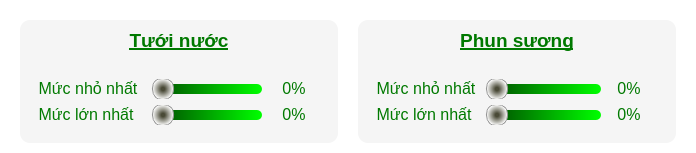
                                  <widget class="QFrame" name="Top_Setting_Option1">
                                   <property name="styleSheet">
                                    <string notr="true">background-color: rgba(0, 0, 0, 0);
border-radius: 10px;</string>
                                   </property>
                                   <property name="frameShape">
                                    <enum>QFrame::StyledPanel</enum>
                                   </property>
                                   <property name="frameShadow">
                                    <enum>QFrame::Raised</enum>
                                   </property>
                                   <layout class="QVBoxLayout" name="verticalLayout_51">
                                    <property name="spacing">
                                     <number>0</number>
                                    </property>
                                    <property name="leftMargin">
                                     <number>0</number>
                                    </property>
                                    <property name="topMargin">
                                     <number>0</number>
                                    </property>
                                    <property name="rightMargin">
                                     <number>0</number>
                                    </property>
                                    <property name="bottomMargin">
                                     <number>0</number>
                                    </property>
                                    <item>
                                     <widget class="QFrame" name="Top_Setting_Option1_frame">
                                      <property name="styleSheet">
                                       <string notr="true"/>
                                      </property>
                                      <property name="frameShape">
                                       <enum>QFrame::StyledPanel</enum>
                                      </property>
                                      <property name="frameShadow">
                                       <enum>QFrame::Raised</enum>
                                      </property>
                                      <layout class="QHBoxLayout" name="horizontalLayout_6">
                                       <property name="spacing">
                                        <number>20</number>
                                       </property>
                                       <property name="leftMargin">
                                        <number>20</number>
                                       </property>
                                       <property name="topMargin">
                                        <number>20</number>
                                       </property>
                                       <property name="rightMargin">
                                        <number>20</number>
                                       </property>
                                       <property name="bottomMargin">
                                        <number>10</number>
                                       </property>
                                       <item>
                                        <widget class="QFrame" name="frame_9">
                                         <property name="styleSheet">
                                          <string notr="true">background-color: rgb(245, 245, 245);</string>
                                         </property>
                                         <property name="frameShape">
                                          <enum>QFrame::StyledPanel</enum>
                                         </property>
                                         <property name="frameShadow">
                                          <enum>QFrame::Raised</enum>
                                         </property>
                                         <layout class="QVBoxLayout" name="verticalLayout_64">
                                          <item>
                                           <widget class="QPushButton" name="Setting_Option1_header_8">
                                            <property name="font">
                                             <font>
                                              <family>Segoe UI</family>
                                              <pointsize>14</pointsize>
                                              <weight>75</weight>
                                              <bold>true</bold>
                                              <underline>true</underline>
                                             </font>
                                            </property>
                                            <property name="styleSheet">
                                             <string notr="true">color: qlineargradient(spread:pad, x1:0, y1:0, x2:0, y2:1, stop:0 rgba(0, 229, 0, 255), stop:1 rgba(0, 121, 0, 255));</string>
                                            </property>
                                            <property name="text">
                                             <string>Tưới nước</string>
                                            </property>
                                           </widget>
                                          </item>
                                          <item>
                                           <widget class="QFrame" name="Top_Setting_Option1_body_8">
                                            <property name="minimumSize">
                                             <size>
                                              <width>300</width>
                                              <height>0</height>
                                             </size>
                                            </property>
                                            <property name="frameShape">
                                             <enum>QFrame::StyledPanel</enum>
                                            </property>
                                            <property name="frameShadow">
                                             <enum>QFrame::Raised</enum>
                                            </property>
                                            <layout class="QGridLayout" name="gridLayout_9">
                                             <property name="horizontalSpacing">
                                              <number>10</number>
                                             </property>
                                             <item row="0" column="2" rowspan="2" colspan="3">
                                              <widget class="QFrame" name="frame_11">
                                               <property name="frameShape">
                                                <enum>QFrame::StyledPanel</enum>
                                               </property>
                                               <property name="frameShadow">
                                                <enum>QFrame::Raised</enum>
                                               </property>
                                               <layout class="QVBoxLayout" name="verticalLayout_66">
                                                <property name="spacing">
                                                 <number>0</number>
                                                </property>
                                                <property name="leftMargin">
                                                 <number>0</number>
                                                </property>
                                                <property name="topMargin">
                                                 <number>0</number>
                                                </property>
                                                <property name="rightMargin">
                                                 <number>0</number>
                                                </property>
                                                <property name="bottomMargin">
                                                 <number>0</number>
                                                </property>
                                               </layout>
                                              </widget>
                                             </item>
                                             <item row="2" column="0">
                                              <widget class="QPushButton" name="Slider_label1_9">
                                               <property name="font">
                                                <font>
                                                 <family>Segoe UI</family>
                                                 <pointsize>12</pointsize>
                                                </font>
                                               </property>
                                               <property name="styleSheet">
                                                <string notr="true">color: qlineargradient(spread:pad, x1:0, y1:0, x2:0, y2:1, stop:0 rgba(0, 229, 0, 255), stop:1 rgba(0, 121, 0, 255));</string>
                                               </property>
                                               <property name="text">
                                                <string>Mức nhỏ nhất</string>
                                               </property>
                                              </widget>
                                             </item>
                                             <item row="2" column="4" alignment="Qt::AlignLeft">
                                              <widget class="QPushButton" name="Slider_label1_15">
                                               <property name="font">
                                                <font>
                                                 <family>Segoe UI</family>
                                                 <pointsize>12</pointsize>
                                                </font>
                                               </property>
                                               <property name="styleSheet">
                                                <string notr="true">color: qlineargradient(spread:pad, x1:0, y1:0, x2:0, y2:1, stop:0 rgba(0, 229, 0, 255), stop:1 rgba(0, 121, 0, 255));</string>
                                               </property>
                                               <property name="text">
                                                <string>0%</string>
                                               </property>
                                              </widget>
                                             </item>
                                             <item row="3" column="0" alignment="Qt::AlignLeft">
                                              <widget class="QPushButton" name="Slider_label2_7">
                                               <property name="font">
                                                <font>
                                                 <family>Segoe UI</family>
                                                 <pointsize>12</pointsize>
                                                </font>
                                               </property>
                                               <property name="styleSheet">
                                                <string notr="true">color: qlineargradient(spread:pad, x1:0, y1:0, x2:0, y2:1, stop:0 rgba(0, 229, 0, 255), stop:1 rgba(0, 121, 0, 255));</string>
                                               </property>
                                               <property name="text">
                                                <string>Mức lớn nhất</string>
                                               </property>
                                              </widget>
                                             </item>
                                             <item row="3" column="4" alignment="Qt::AlignLeft">
                                              <widget class="QPushButton" name="Slider_label1_16">
                                               <property name="font">
                                                <font>
                                                 <family>Segoe UI</family>
                                                 <pointsize>12</pointsize>
                                                </font>
                                               </property>
                                               <property name="styleSheet">
                                                <string notr="true">color: qlineargradient(spread:pad, x1:0, y1:0, x2:0, y2:1, stop:0 rgba(0, 229, 0, 255), stop:1 rgba(0, 121, 0, 255));</string>
                                               </property>
                                               <property name="text">
                                                <string>0%</string>
                                               </property>
                                              </widget>
                                             </item>
                                             <item row="3" column="1" colspan="3">
                                              <widget class="QSlider" name="Slider2_4">
                                               <property name="styleSheet">
                                                <string notr="true">/*QSlider{
	background-color: qlineargradient(spread:pad, x1:1, y1:1, x2:1, y2:0, stop:0 rgba(61, 61, 61, 255), stop:1 rgba(118, 118, 118, 255));
	height: 22px;
}*/
QSlider::groove:horizotal{
	border: none;
	height: 10px;
	border-radius: 5px;
	margin: 10px;
	background-color: qlineargradient(spread:pad, x1:0, y1:0, x2:1, y2:0, stop:0 rgba(0, 79, 0, 255), stop:1 rgba(0, 255, 0, 255));
}
QSlider::handle:horizotal{
	border: 1px solid  rgb(150, 150, 150);
	background-color: qradialgradient(spread:pad, cx:0.5, cy:0.5, radius:0.5, fx:0.5, fy:0.5, stop:0.169154 rgba(74, 74, 55, 255), stop:1 rgba(255, 255, 255, 255));
	height: 20px;
	width: 20px;
	border-radius: 10px;
	margin: -6px;
}</string>
                                               </property>
                                               <property name="maximum">
                                                <number>100</number>
                                               </property>
                                               <property name="orientation">
                                                <enum>Qt::Horizontal</enum>
                                               </property>
                                               <property name="tickPosition">
                                                <enum>QSlider::TicksAbove</enum>
                                               </property>
                                              </widget>
                                             </item>
                                             <item row="2" column="1" colspan="3">
                                              <widget class="QSlider" name="Slider1_4">
                                               <property name="styleSheet">
                                                <string notr="true">/*QSlider{
	background-color: qlineargradient(spread:pad, x1:1, y1:1, x2:1, y2:0, stop:0 rgba(61, 61, 61, 255), stop:1 rgba(118, 118, 118, 255));
	height: 22px;
}*/
QSlider::groove:horizotal{
	border: none;
	height: 10px;
	border-radius: 5px;
	margin: 10px;
	background-color: qlineargradient(spread:pad, x1:0, y1:0, x2:1, y2:0, stop:0 rgba(0, 79, 0, 255), stop:1 rgba(0, 255, 0, 255));
}
QSlider::handle:horizotal{
	border: 1px solid  rgb(150, 150, 150);
	background-color: qradialgradient(spread:pad, cx:0.5, cy:0.5, radius:0.5, fx:0.5, fy:0.5, stop:0.169154 rgba(74, 74, 55, 255), stop:1 rgba(255, 255, 255, 255));
	height: 20px;
	width: 20px;
	border-radius: 10px;
	margin: -6px;
}</string>
                                               </property>
                                               <property name="maximum">
                                                <number>10</number>
                                               </property>
                                               <property name="singleStep">
                                                <number>1</number>
                                               </property>
                                               <property name="pageStep">
                                                <number>1</number>
                                               </property>
                                               <property name="tracking">
                                                <bool>true</bool>
                                               </property>
                                               <property name="orientation">
                                                <enum>Qt::Horizontal</enum>
                                               </property>
                                               <property name="invertedAppearance">
                                                <bool>false</bool>
                                               </property>
                                               <property name="invertedControls">
                                                <bool>false</bool>
                                               </property>
                                               <property name="tickPosition">
                                                <enum>QSlider::TicksAbove</enum>
                                               </property>
                                              </widget>
                                             </item>
                                            </layout>
                                           </widget>
                                          </item>
                                         </layout>
                                        </widget>
                                       </item>
                                       <item>
                                        <widget class="QFrame" name="frame_3">
                                         <property name="styleSheet">
                                          <string notr="true">background-color: rgb(245, 245, 245);</string>
                                         </property>
                                         <property name="frameShape">
                                          <enum>QFrame::StyledPanel</enum>
                                         </property>
                                         <property name="frameShadow">
                                          <enum>QFrame::Raised</enum>
                                         </property>
                                         <layout class="QVBoxLayout" name="verticalLayout_30">
                                          <item>
                                           <widget class="QPushButton" name="Setting_Option1_header_2">
                                            <property name="font">
                                             <font>
                                              <family>Segoe UI</family>
                                              <pointsize>14</pointsize>
                                              <weight>75</weight>
                                              <bold>true</bold>
                                              <underline>true</underline>
                                             </font>
                                            </property>
                                            <property name="styleSheet">
                                             <string notr="true">color: qlineargradient(spread:pad, x1:0, y1:0, x2:0, y2:1, stop:0 rgba(0, 229, 0, 255), stop:1 rgba(0, 121, 0, 255));</string>
                                            </property>
                                            <property name="text">
                                             <string>Phun sương</string>
                                            </property>
                                           </widget>
                                          </item>
                                          <item>
                                           <widget class="QFrame" name="Top_Setting_Option1_body_2">
                                            <property name="minimumSize">
                                             <size>
                                              <width>300</width>
                                              <height>0</height>
                                             </size>
                                            </property>
                                            <property name="frameShape">
                                             <enum>QFrame::StyledPanel</enum>
                                            </property>
                                            <property name="frameShadow">
                                             <enum>QFrame::Raised</enum>
                                            </property>
                                            <layout class="QGridLayout" name="gridLayout_4">
                                             <item row="0" column="2" rowspan="2" colspan="3">
                                              <widget class="QFrame" name="frame_10">
                                               <property name="frameShape">
                                                <enum>QFrame::StyledPanel</enum>
                                               </property>
                                               <property name="frameShadow">
                                                <enum>QFrame::Raised</enum>
                                               </property>
                                               <layout class="QVBoxLayout" name="verticalLayout_65">
                                                <property name="spacing">
                                                 <number>0</number>
                                                </property>
                                                <property name="leftMargin">
                                                 <number>0</number>
                                                </property>
                                                <property name="topMargin">
                                                 <number>0</number>
                                                </property>
                                                <property name="rightMargin">
                                                 <number>0</number>
                                                </property>
                                                <property name="bottomMargin">
                                                 <number>0</number>
                                                </property>
                                               </layout>
                                              </widget>
                                             </item>
                                             <item row="2" column="0">
                                              <widget class="QPushButton" name="Slider_label1_5">
                                               <property name="font">
                                                <font>
                                                 <family>Segoe UI</family>
                                                 <pointsize>12</pointsize>
                                                </font>
                                               </property>
                                               <property name="styleSheet">
                                                <string notr="true">color: qlineargradient(spread:pad, x1:0, y1:0, x2:0, y2:1, stop:0 rgba(0, 229, 0, 255), stop:1 rgba(0, 121, 0, 255));</string>
                                               </property>
                                               <property name="text">
                                                <string>Mức nhỏ nhất</string>
                                               </property>
                                              </widget>
                                             </item>
                                             <item row="2" column="4" alignment="Qt::AlignLeft">
                                              <widget class="QPushButton" name="Slider_label1_11">
                                               <property name="font">
                                                <font>
                                                 <family>Segoe UI</family>
                                                 <pointsize>12</pointsize>
                                                </font>
                                               </property>
                                               <property name="styleSheet">
                                                <string notr="true">color: qlineargradient(spread:pad, x1:0, y1:0, x2:0, y2:1, stop:0 rgba(0, 229, 0, 255), stop:1 rgba(0, 121, 0, 255));</string>
                                               </property>
                                               <property name="text">
                                                <string>0%</string>
                                               </property>
                                              </widget>
                                             </item>
                                             <item row="3" column="0" alignment="Qt::AlignLeft">
                                              <widget class="QPushButton" name="Slider_label2_2">
                                               <property name="font">
                                                <font>
                                                 <family>Segoe UI</family>
                                                 <pointsize>12</pointsize>
                                                </font>
                                               </property>
                                               <property name="styleSheet">
                                                <string notr="true">color: qlineargradient(spread:pad, x1:0, y1:0, x2:0, y2:1, stop:0 rgba(0, 229, 0, 255), stop:1 rgba(0, 121, 0, 255));</string>
                                               </property>
                                               <property name="text">
                                                <string>Mức lớn nhất</string>
                                               </property>
                                              </widget>
                                             </item>
                                             <item row="3" column="4" alignment="Qt::AlignLeft">
                                              <widget class="QPushButton" name="Slider_label1_12">
                                               <property name="font">
                                                <font>
                                                 <family>Segoe UI</family>
                                                 <pointsize>12</pointsize>
                                                </font>
                                               </property>
                                               <property name="styleSheet">
                                                <string notr="true">color: qlineargradient(spread:pad, x1:0, y1:0, x2:0, y2:1, stop:0 rgba(0, 229, 0, 255), stop:1 rgba(0, 121, 0, 255));</string>
                                               </property>
                                               <property name="text">
                                                <string>0%</string>
                                               </property>
                                              </widget>
                                             </item>
                                             <item row="2" column="1" colspan="3">
                                              <widget class="QSlider" name="Slider1_3">
                                               <property name="styleSheet">
                                                <string notr="true">/*QSlider{
	background-color: qlineargradient(spread:pad, x1:1, y1:1, x2:1, y2:0, stop:0 rgba(61, 61, 61, 255), stop:1 rgba(118, 118, 118, 255));
	height: 22px;
}*/
QSlider::groove:horizotal{
	border: none;
	height: 10px;
	border-radius: 5px;
	margin: 10px;
	background-color: qlineargradient(spread:pad, x1:0, y1:0, x2:1, y2:0, stop:0 rgba(0, 79, 0, 255), stop:1 rgba(0, 255, 0, 255));
}
QSlider::handle:horizotal{
	border: 1px solid  rgb(150, 150, 150);
	background-color: qradialgradient(spread:pad, cx:0.5, cy:0.5, radius:0.5, fx:0.5, fy:0.5, stop:0.169154 rgba(74, 74, 55, 255), stop:1 rgba(255, 255, 255, 255));
	height: 20px;
	width: 20px;
	border-radius: 10px;
	margin: -6px;
}</string>
                                               </property>
                                               <property name="maximum">
                                                <number>100</number>
                                               </property>
                                               <property name="tracking">
                                                <bool>true</bool>
                                               </property>
                                               <property name="orientation">
                                                <enum>Qt::Horizontal</enum>
                                               </property>
                                               <property name="invertedAppearance">
                                                <bool>false</bool>
                                               </property>
                                               <property name="invertedControls">
                                                <bool>false</bool>
                                               </property>
                                               <property name="tickPosition">
                                                <enum>QSlider::TicksAbove</enum>
                                               </property>
                                              </widget>
                                             </item>
                                             <item row="3" column="1" colspan="3">
                                              <widget class="QSlider" name="Slider2_2">
                                               <property name="styleSheet">
                                                <string notr="true">/*QSlider{
	background-color: qlineargradient(spread:pad, x1:1, y1:1, x2:1, y2:0, stop:0 rgba(61, 61, 61, 255), stop:1 rgba(118, 118, 118, 255));
	height: 22px;
}*/
QSlider::groove:horizotal{
	border: none;
	height: 10px;
	border-radius: 5px;
	margin: 10px;
	background-color: qlineargradient(spread:pad, x1:0, y1:0, x2:1, y2:0, stop:0 rgba(0, 79, 0, 255), stop:1 rgba(0, 255, 0, 255));
}
QSlider::handle:horizotal{
	border: 1px solid  rgb(150, 150, 150);
	background-color: qradialgradient(spread:pad, cx:0.5, cy:0.5, radius:0.5, fx:0.5, fy:0.5, stop:0.169154 rgba(74, 74, 55, 255), stop:1 rgba(255, 255, 255, 255));
	height: 20px;
	width: 20px;
	border-radius: 10px;
	margin: -6px;
}</string>
                                               </property>
                                               <property name="maximum">
                                                <number>100</number>
                                               </property>
                                               <property name="orientation">
                                                <enum>Qt::Horizontal</enum>
                                               </property>
                                               <property name="tickPosition">
                                                <enum>QSlider::TicksAbove</enum>
                                               </property>
                                              </widget>
                                             </item>
                                            </layout>
                                           </widget>
                                          </item>
                                         </layout>
                                        </widget>
                                       </item>
                                      </layout>
                                     </widget>
                                    </item>
                                   </layout>
                                  </widget>
